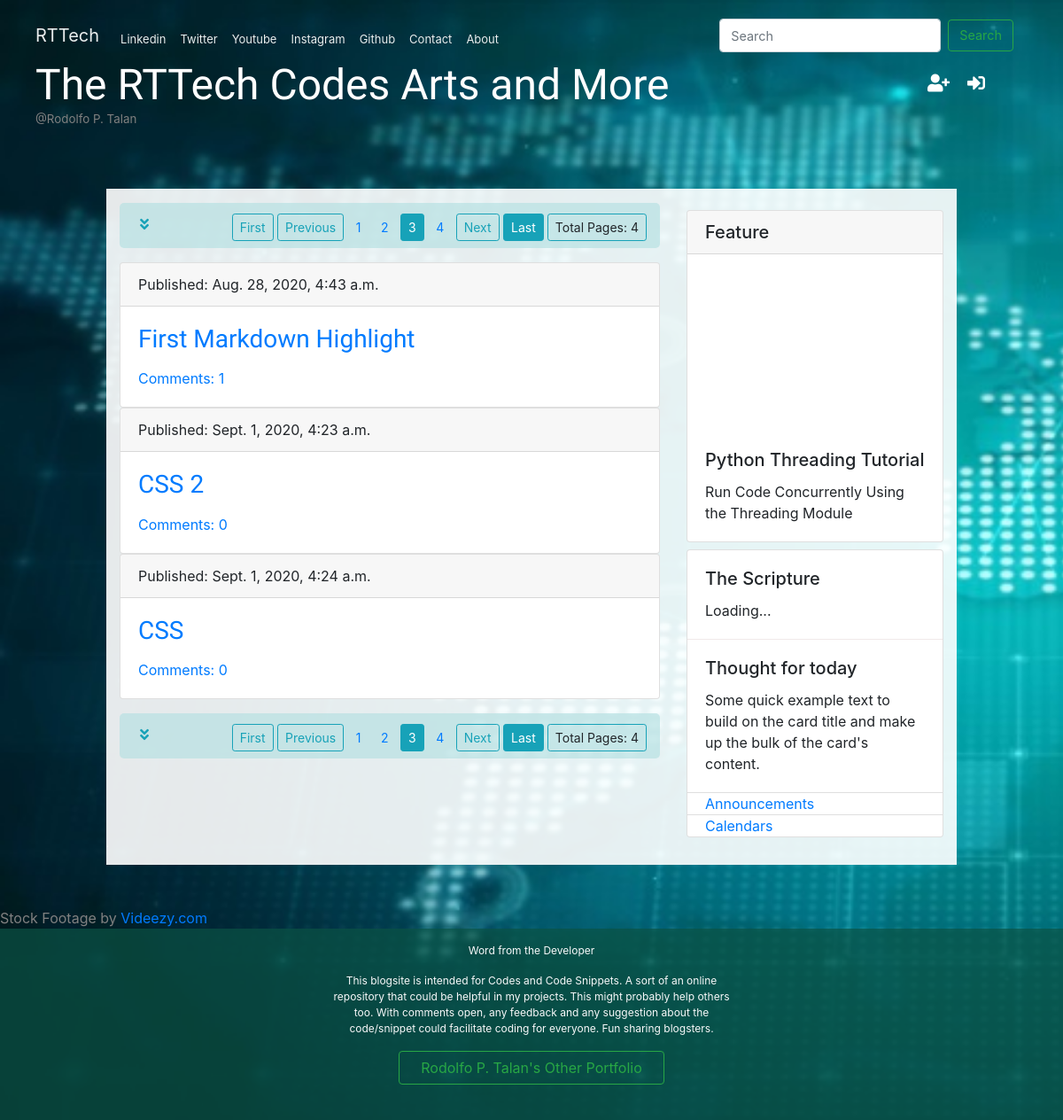
The app's page /?op=3&page=3&search= with its own data.
### blog/models.py (models this page shows, shortened)
class Post(models.Model):
    author = models.ForeignKey("auth.User", on_delete= models.CASCADE)
    title = models.CharField(max_length=200)
    text = models.TextField(null=True)
    created_date = models.DateTimeField(default=timezone.now)
    published_date = models.DateTimeField(blank=True, null=True)
    def approved_comments(self):
        return self.comments.filter(approved=True)

class FeatureVideo(models.Model):
    author = models.CharField(max_length=200)
    title = models.CharField(max_length=200)
    description = models.TextField()
    source = models.CharField(max_length=200)
    created_date = models.DateTimeField(default=timezone.now)

### blog/views.py (the view)
# urls.py: path('', views.post_list, name='post_list'),
def post_list(request):
    try:
        post_page = request.GET.get('op')
        post_page = int(post_page)
    except:
        post_page = getitemsno()
    try:
        search = request.GET.get('search')
        posts = Post.objects.filter(title__icontains=search).order_by('-title')
    except:
        posts = Post.objects.filter(published_date__lte=timezone.now()).order_by('-published_date')
        search = ''
    stuff_for_frontend = paginate_helper(request,posts,post_page)
    post_video = FeatureVideo.objects.filter(created_date__lte=timezone.now()).order_by('-created_date')
    latest_video = list(post_video)[0]
    stuff_for_frontend['search'] = search
    stuff_for_frontend['post_page'] = post_page
    stuff_for_frontend['postv'] = latest_video
    stuff_for_frontend['drop_page_no'] = drop_page_no
    return render(request, 'blog/post_list.html', stuff_for_frontend)

### blog/templatetags/markdownify.py (called while the page is built)
@register.filter
def markdown(value):
    renderer = HighlightRenderer()
    markdown = mistune.Markdown(renderer=renderer)
    return markdown(value)

### blog/views.py (called while the page is built)
def paginate_helper(request, posts, getitemsno):
    paginator = Paginator(posts, getitemsno)
    page_number = request.GET.get('page')
    posts = paginator.get_page(page_number)
    stuff_for_frontend = {'posts': posts}
    return stuff_for_frontend

### blog/templates/blog/post_list.html (shortened to what this page needs)
{% extends 'blog/base.html' %}
{% load markdownify %}
{% block content %}
<div class="row ">
    <div class="col-lg-8 col-sm-8 col-md-8">
        <div >
          {% include 'blog/paginationpage.html' %}
        </div>
        <div class="mb-3">
            {% for post in posts %}
                <div class="card" >
                  <div class="card-header" >
                      <span>Published: {{ post.published_date }}</span>
                  </div>
                  <div class="card-body">
                          <h3><a href="{% url 'post_detail' pk=post.pk %}"
                              data-toggle="tooltip" data-placement="top" title="Click to Detail View: {{post.title}}">{{ post.title }}</a></h3>
                        <a href="{% url 'post_detail' pk=post.pk %}">Comments: {{ post.approved_comments.count }}</a>
                  </div>
                </div>
            {% endfor %}
        </div>
        {% if posts %}
          {% include 'blog/paginationpage.html' %}
        {% endif %}
    </div>
    <div class="col-sm-4 col-md-5 col-lg-4 mt-4 ">
      <div class="card">
          <h5 class="card-header">Feature
          </h5>
                  <iframe style="margin:auto" id='youtube_src' width="100%" height="200px" src="https://www.youtube.com/embed/{{ postv.source }}"
                  frameborder="0" allow="accelerometer; autoplay; encrypted-media; gyroscope; picture-in-picture"
                  allowfullscreen >
                  </iframe>
          <div class="card-body">
              <h5 class="card-title video_title">{{postv.title}}</h5>
             <p class="card-text video_description" >{{postv.description}}</p>
          </div>
      </div>
      <div class="card mt-2">
        <div class="card-body bibleverse" onclick="location.reload()" style="border-bottom: 1px solid rgb(240, 233, 233)"
                data-toggle="tooltip"  title="Click for new Bible Verse" >
          <h5 class="card-title" style="padding-left:0">The Scripture</h5>
          <div id="ourmanna-verse">Loading...</div>
        </div>
          <div class="card-body thoughts"  onclick="getthoughts()"
              data-toggle="tooltip"  title="Click for new quote">
            <h5 class="card-title  ">Thought for today</h5>
            <p class="card-text " id="thoughts"  >Some quick example text to build on the card title and make up the bulk of the card's content.</p>
          </div>
          <ul class="list-group list-group-flush">
            <li class="list-group-item"><a href="#" class="card-link">Announcements</a></li>
            <li class="list-group-item"><a href="#" class="card-link">Calendars</a></li>
          </ul>
        </div>
    </div>
    <p style="font-size:x-small;color:white">.</p>
</div>
{% endblock %}

### blog/static/css/blog.css (style rules this page uses)
html,body { width:100vw; height: 100vh; margin: 0; }
h1, h2, h3, h4 { font-family: 'Bree Serif', 'Tangerine', 'Inconsolata', 'Droid Sans', serif; }
body ul, body ol { line-height: 0; }

### records on screen
Post: published_date "Aug. 28, 2020, 4:43 a.m.", title "First Markdown Highlight", approved_comments.count "1"
Post: published_date "Sept. 1, 2020, 4:23 a.m.", title "CSS 2", approved_comments.count "0"
Post: published_date "Sept. 1, 2020, 4:24 a.m.", title "CSS", approved_comments.count "0"
FeatureVideo: title "Python Threading Tutorial", description "Run Code Concurrently Using the Threading Module"

### other values on screen
{{ posts.paginator.num_pages }} "4 4"
{{ num }} "1" "2" "4" "1" "2" "4"
{{ num }} "3" "3"
